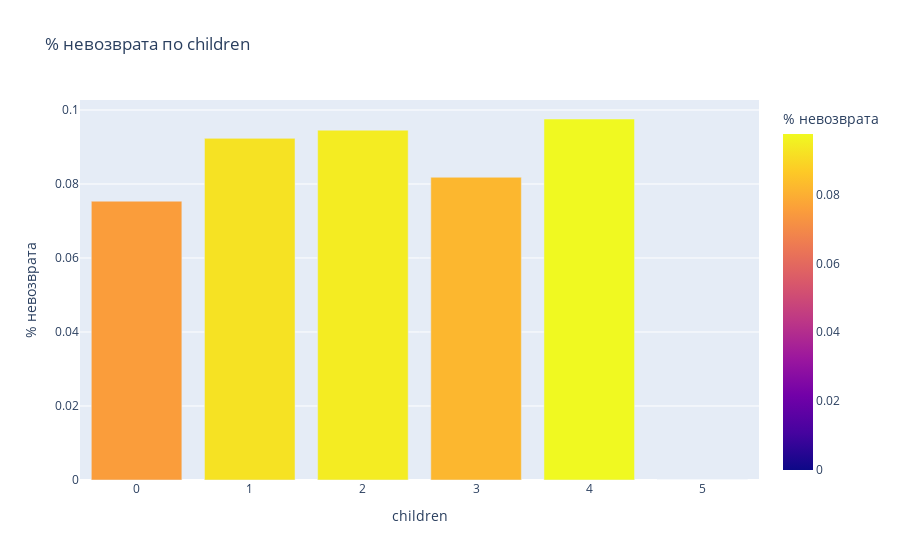

Source (notebook cell):
### Markdown cell above
#### Вызываем функцию `pivot()` с аргументом `data` и`'children'`. Выводим таблицу с количеством заёмщиков, должников и их пропорцией, а также строим график.

### Code cell
pivot(data, 'children')

### Figure 1 — Plotly figure (JSON) as saved in the notebook; plotly's stock layout.template omitted (floating-point values rounded to 4 significant figures)
{"data": [{"alignmentgroup": "True", "hovertemplate": "children=%{x}<br>% невозврата=%{marker.color}<extra></extra>", "legendgroup": "", "marker": {"color": [0.07535, 0.09233, 0.09454, 0.08182, 0.09756, 0], "coloraxis": "coloraxis", "pattern": {"shape": ""}}, "name": "", "offsetgroup": "", "orientation": "v", "showlegend": false, "textposition": "auto", "type": "bar", "x": [0, 1, 2, 3, 4, 5], "xaxis": "x", "y": [0.07535, 0.09233, 0.09454, 0.08182, 0.09756, 0], "yaxis": "y"}], "layout": {"barmode": "relative", "coloraxis": {"colorbar": {"title": {"text": "% невозврата"}}, "colorscale": [[0, "#0d0887"], [0.1111, "#46039f"], [0.2222, "#7201a8"], [0.3333, "#9c179e"], [0.4444, "#bd3786"], [0.5556, "#d8576b"], [0.6667, "#ed7953"], [0.7778, "#fb9f3a"], [0.8889, "#fdca26"], [1, "#f0f921"]]}, "legend": {"tracegroupgap": 0}, "title": {"text": "% невозврата по children"}, "xaxis": {"anchor": "y", "domain": [0, 1], "title": {"text": "children"}}, "yaxis": {"anchor": "x", "domain": [0, 1], "title": {"text": "% невозврата"}}}}
